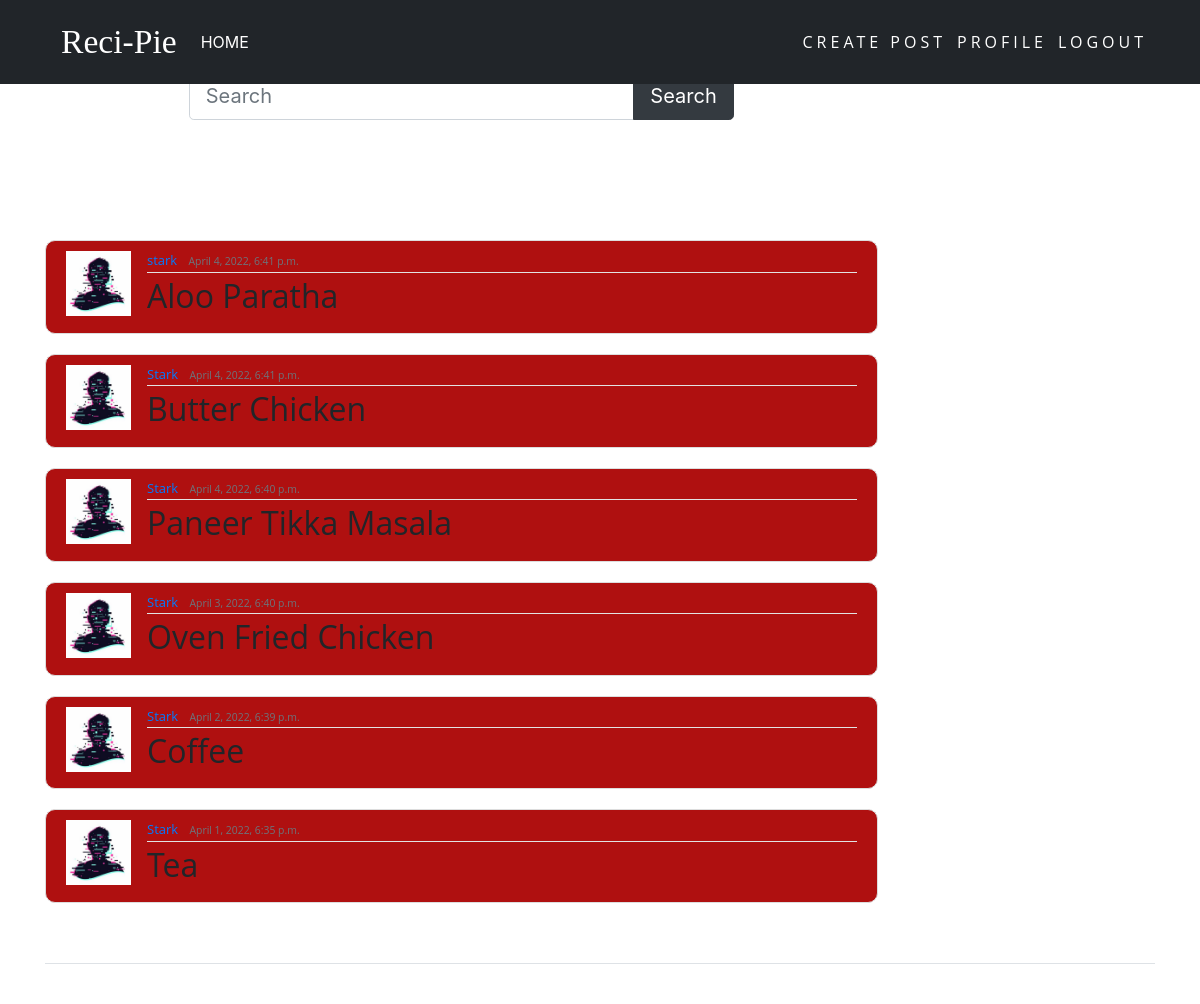
/home/ (signed in), run on the app's committed database.
### blog/models.py (models this page shows, shortened)
class Post(models.Model):
    title = models.CharField(max_length=200)
    content = models.TextField()
    date_posted = models.DateTimeField(default=timezone.now)
    author = models.ForeignKey(User, on_delete=models.CASCADE)

### users/models.py (models this page shows, shortened)
class Profile(models.Model):
    user = models.OneToOneField(User, on_delete=models.CASCADE)
    image = models.ImageField(default='default.jpg', upload_to='profile_pics')

### blog/views.py (the view)
# urls.py: path('home/', PostListView.as_view(), name="blog-home"),
class PostListView(LoginRequiredMixin, ListView):
    model = Post
    template_name = 'blog/home.html'
    context_object_name = 'posts'
    ordering = ["-date_posted"]

### blog/templates/blog/home.html
{% extends 'blog/base.html' %}
{% block content %}
<br><br><br>
  <div class="row">
      <div class="col-md-8 offset-2">
          <form>
              <div class="input-group">
                  <input name="q" type="text" placeholder="Search" class="form-control form-control-lg" />
                  <div class="input-group-append">
                      <button class="btn btn-dark btn-lg">Search</button>
                  </div>
              </div>
          </form>
      </div>
  </div>
  <br><br><br><br><br>
    {% for posts in posts %}
        <article class="media content-section">
            <img class="rounded-cirlce article-img" src="{{ posts.author.profile.image.url }}" alt="">
            <div class="media-body">
              <div class="article-metadata">
                <a class="mr-2" href="#">{{ posts.author }}</a>
                <small class="text-muted">{{ posts.date_posted }}</small>
              </div>
              <h2><a class="article-title" href="{% url 'blog-detail' posts.id %}">{{ posts.title }}</a></h2>
            </div>
            <br>
          </article>
    {% endfor  %}
{% endblock content %}

### blog/templates/blog/base.html (shortened to what this page needs)
{% load static %}
<!DOCTYPE html>
<html>
<head>
    <link rel="stylesheet" href="https://maxcdn.bootstrapcdn.com/bootstrap/4.0.0/css/bootstrap.min.css">
    <link rel="stylesheet" href="{% static 'blog/main.css' %}">
</head>
<body>
    <header class="site-header">
      <nav class="navbar navbar-expand-md navbar-dark bg-steel fixed-top">
        <div class="container">
          <a class="nav-link active" aria-current="page" href="{% url 'blog-about' %}" style="font-size: 210%; font-family: fantasy; color: #fff;">Reci-Pie</a>
          <div class="collapse navbar-collapse" id="navbarToggle">
            <div class="navbar-nav mr-auto">
                {% if user.is_authenticated %}
              <a class="nav-item nav-link" href="{% url 'blog-home' %}">HOME</a>
            </div>
            <div class="navbar-nav">
                <a href="{% url 'blog-new' %}" id="auth-links">
                Create Post
            </a>
                <a href="{% url 'profile' %}" id="auth-links">
                Profile
            </a>
                <a href="{% url 'logout' %}" id="auth-links">
                Logout
            </a>
                {% endif %}
            </div>
          </div>
        </div>
      </nav>
    </header>
    <main role="main" class="container">
        <div  style="width: 75%;">
           {% block content %}{% endblock %}
        </div>
        <footer class="" >
          <ul class="nav justify-content-center border-bottom"  style="margin-top: 60px;">
          </ul>
          <p class="text-center text-white"><a href="http://127.0.0.1:8000/admin/login/?next=/admin/" style="color: #fff">&copy;</a> Maammen Technologies 2022</p>
        </footer>
    </main>
</body>
</html>

### blog/static/blog/main.css (style rules this page uses)
.h1, h2, h3, h4, h5, h6, p { color: #212529; font-family: 'Open Sans', sans-serif; }
.bg-steel { background: linear-gradient(270deg, rgb(33, 37, 41) 0%, rgb(33, 37, 41) 100%); }
.site-header .navbar-nav .nav-link { color: #fff; }
.content-section { background: rgb(175, 16, 16); border-radius: 20px; padding: 10px 20px; border: 1px solid #dddddd; border-radius: 10px; margin-bottom: 20px; }
.article-title { color: #212529; }
.article-img { height: 65px; width: 65px; margin-right: 16px; }
.article-metadata { font-family: 'Open Sans', sans-serif; padding-bottom: 1px; margin-bottom: 4px; font-size: 13px; border-bottom: 1px solid #e3e3e3 }
#auth-links { font-family: 'Open Sans', sans-serif; position: relative; display: inline-block; padding: 12px 3px; margin: 10px 0; color: #fff; text-decoration: none; text-transform: uppercase; transition: 0.5s; letter-spacing: 4px; overflow: hidden; margin-right: 5px; }

### data on the page
Post: author.profile.image (placeholder picture), author "stark", date_posted "April 4, 2022, 6:41 p.m.", title "Aloo Paratha"
Post: author.profile.image (placeholder picture), author "Stark", date_posted "April 4, 2022, 6:41 p.m.", title "Butter Chicken"
Post: author.profile.image (placeholder picture), author "Stark", date_posted "April 4, 2022, 6:40 p.m.", title "Paneer Tikka Masala"
Post: author.profile.image (placeholder picture), author "Stark", date_posted "April 3, 2022, 6:40 p.m.", title "Oven Fried Chicken"
Post: author.profile.image (placeholder picture), author "Stark", date_posted "April 2, 2022, 6:39 p.m.", title "Coffee"
Post: author.profile.image (placeholder picture), author "Stark", date_posted "April 1, 2022, 6:35 p.m.", title "Tea"
